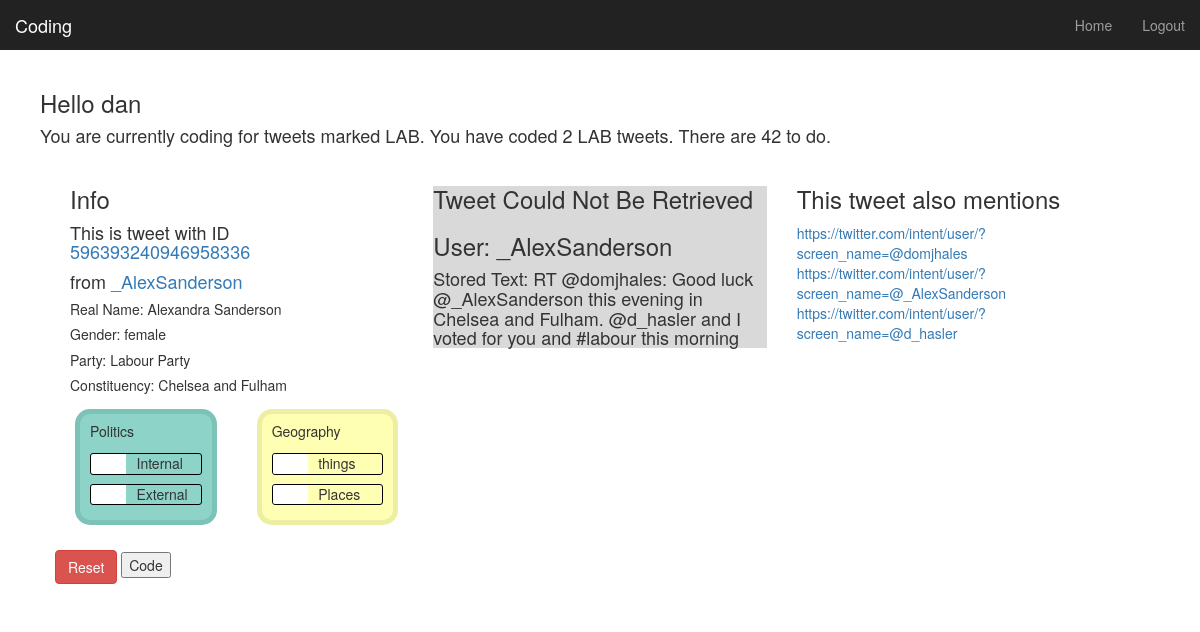
Before: /coding/ (signed in) with the older database file.
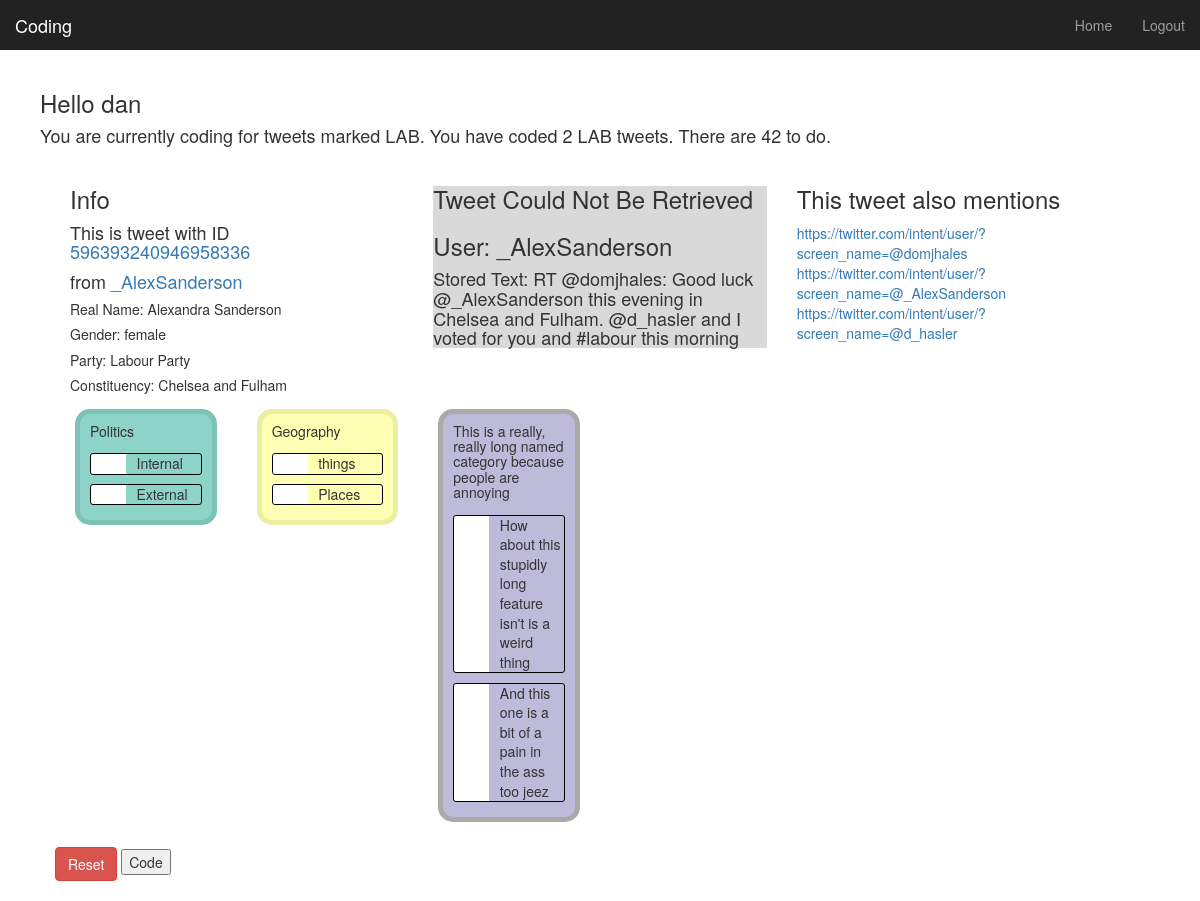
After: the same page with the newer database file.
### coding/models.py (models this page shows, shortened)
class Tweet(models.Model):
    tweet_id = models.IntegerField(unique=True, db_index=True)
    timestamp = models.IntegerField()
    user_name = models.CharField(max_length=128)
    label = models.CharField(max_length=20, null=True)
    tweet_text = models.CharField(max_length=200)
    reply_to = models.CharField(max_length=200, null=True)
    full_name = models.CharField(max_length=256, null=True)
    gender = models.CharField(max_length=100, null=True)
    party_name = models.CharField(max_length=256, null=True)
    constituency = models.CharField(max_length=256, null=True)

class Category(models.Model):
    name = models.CharField(max_length=256)
    def __str__(self):  # For Python 2, use __str__ on Python 3
        return self.name

class Feature(models.Model):
    name = models.CharField(max_length=256)
    category = models.ForeignKey(Category, related_name="features")
    child_category = models.ForeignKey(Category, blank=True, null=True, related_name="child_category")
    def __str__(self):  # For Python 2, use __str__ on Python 3
        return self.name

### coding/views.py (the view)
@login_required
def index(request):
    current_user = request.user
    if current_user.username == "admin":
        return render(request, 'coding/login.html', {})
    if request.method == 'POST':
        form = TweetForm(request.POST)
        if form.is_valid():
            tweet = Tweet.objects.get(tweet_id=request.POST['tweet_id'])
            child_count = int(request.POST['children_count'])
            total_cats = Category.objects.all().count()
            cat_count = 0
            for key in request.POST:
                if key.startswith("category"):
                    cat_count += 1
            if cat_count >= (total_cats-child_count):
                for key in request.POST:
                    if key.startswith("category"):
                        cat_key = key.lstrip("category_")
                        cat = Category.objects.get(pk=cat_key)
                        feat = Feature.objects.get(pk=request.POST[key])
                        c = Code(tweet=tweet, category=cat, feature=feat, user=current_user)
                        c.save()
            else:
                context_dict = get_db_info(current_user, form, 'Please make selections for all categories')
                return render(request, 'coding/index.html', context_dict)
        else:
            print(form.errors)
    else:
        form = TweetForm()
    context_dict = get_db_info(current_user, form, '')
    return render(request, 'coding/index.html', context_dict)

### coding/forms.py
class TweetForm(forms.ModelForm):
    class Meta:
        model = Tweet
        fields = ()

### coding/views.py (called while the page is built)
def get_tweet(tweet):
    embedded_tweet = "<div></div>"
    try:
        twitter_embed_url = "https://api.twitter.com/1/statuses/oembed.json?id="+str(tweet.tweet_id)
        r = requests.get(twitter_embed_url)
        embed_json = r.json()
        embedded_tweet = embed_json['html']
    except:
        embedded_tweet = "<div style='background:#d9d9d9;' ><h3>Tweet Could Not Be Retrieved</h3><h3>User: "+tweet.user_name+"</h3><h4>Stored Text: "+tweet.tweet_text+"</h4></div>"
    return(embedded_tweet)

### templates/coding/index.html (shortened to what this page needs)
{% extends 'base.html' %}
{% load staticfiles %}
{% block body_block %}
      {% if user.is_authenticated %}
        <h3>Hello {{ user.username }}</h3>
        <h4>{{ coding_message}}. {{ progress_message}}</h4>
        {% if tweets %}
        <div class="col-sm-12 col-md-12" style="display: flex;">
            <div class="col-sm-4 col-md-4">
            <h3>Info</h3>
            {% for tweet in tweets %}
            <h4>This is tweet with ID <a href="https://twitter.com/Interior/status/{{ tweet.tweet_id }}">{{ tweet.tweet_id }}</a></h4>
            <h4>from <a href="https://twitter.com/intent/user/?screen_name={{ tweet.user_name }}">{{ tweet.user_name }}</a></h4>
            <h5>Real Name: {{ tweet.full_name }}</h5>
            <h5>Gender: {{ tweet.gender }}</h5>
            <h5>Party: {{ tweet.party_name }}</h5>
            <h5>Constituency: {{ tweet.constituency }}</h5>
            {% endfor %}
            </div>
            <div class="col-sm-4 col-md-4">{{ embedded_tweet |safe }}</div>
            <div class="col-sm-4 col-md-4">
              {% if replies %}
              <h3>This tweet also mentions</h3>
                {% for at in replies%}
                <a href="{{ at }}">{{ at }}</a><br />
                {% endfor %}
              {% endif %}
            </div>
        </div>
          <form name="tweetForm" id="tweet_form" method="post" action="/coding/index/" onsubmit="return validateForm()" >
              <div class="col-sm-12 col-md-12" style="display: flex;">
             {% for category in categories %}
                <div class="col-sm-2 col-md-2">
                <div class="funkyradio" id="{{ category.pk }}_div" style="{% if category in child_cats %}display: none;{% endif %}background:{% cycle '#8dd3c7' '#ffffb3' '#bebada' '#fb8072' '#80b1d3' '#fdb462' '#b3de69' '#fccde5' '#d9d9d9' '#bc80bd' %};border:5px;border-style:solid;border-color: {% cycle '#7cc2b6' '#eeeea2' '#ada9a9' '#ea7061' '#70a0c2' '#eca351' '#a2cd58' '#ebbbcd' '#c8c8c8' '#ab70ac' %};border-radius: 15px;padding: 0px 10px 10px 10px;margin: 5px 5px 5px 5px" >
                <h5>{{ category }}</h5>
                {% for feature in category.features.all %}
                  <div class="funkyradio-success"><input
                    <label for="{{ feature.pk }}_check" >{{ feature }}</label></div>
                {% endfor %}
                </div>
                {% if forloop.counter|divisibleby:3 %}
                </div><div class="col-sm-2 col-md-2" style="display: flex;">
                {% endif %}
              </div>
              {% endfor %}
              </div>
              <div class="col-sm-12 col-md-12">
                <br />
                <button class="btn btn-danger" type="reset" onClick="hideThings();" >Reset</button>
                <input type="submit" name="submit" value="Code" />
              </div>
          </form>
        {% else %}
          <strong>There are no tweets.</strong> <br />
        {% endif %}
      {% else %}
        <h1>How did you get here? Something has gone very wrong</h1>
      {% endif %}
{% endblock %}

Changed rows visible on the page:
added Category: name "This is a really, really long named category because people are annoying"
added Feature: name "How about this stupidly long feature isn't is a weird thing", shown under "This is a really, really long named category because people are annoying"
added Feature: name "And this one is a bit of a pain in the ass too jeez", shown under "This is a really, really long named category because people are annoying"
